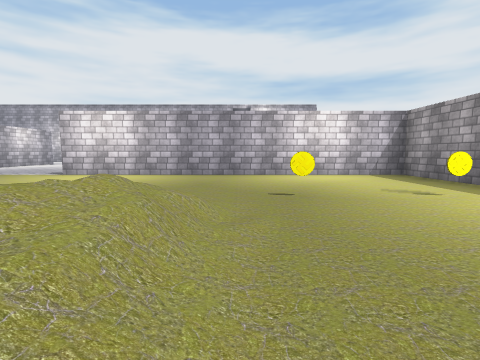
View 1 (above)

24 first-person views from a walk through a Unity game level. The camera is 1.2 m above the floor, tilts 6° down and sees 85° across. The floor is counted in squares, 2.06 m on a side. Each view is taken from the middle of a square. On the plan, view 1 faces up. The plan holds only what a view shows up to about 9 squares ahead; the rest is blank. The place goes on beyond the plan. The player is left out. Some animated figures are not drawn. Door leaves are left out, so doorways stand open. Some surface patterns are stand-ins.

View 2
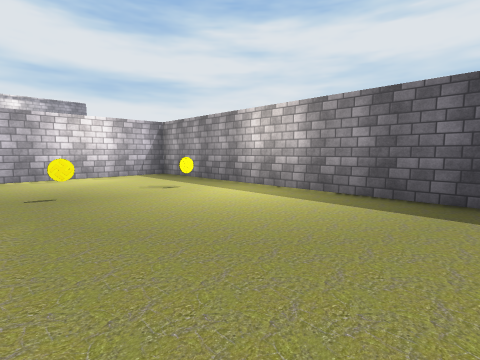

View 3
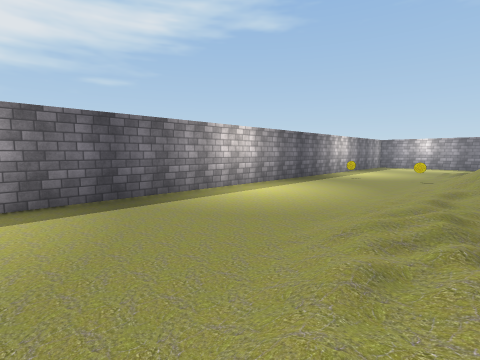

View 4
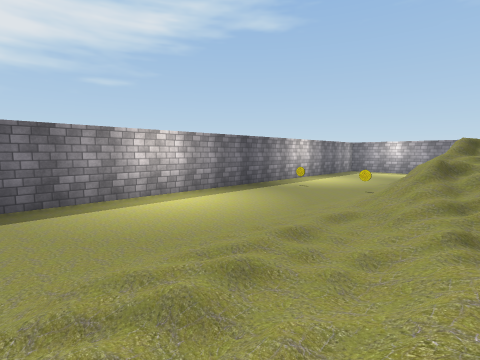

View 5
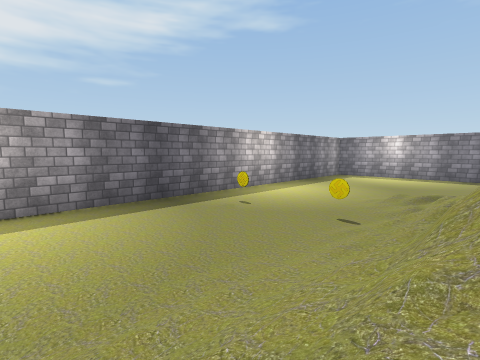

View 6
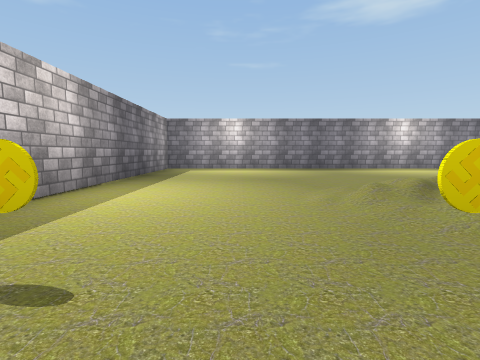

View 7
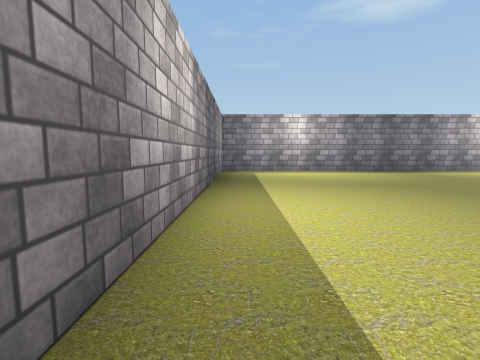

View 8
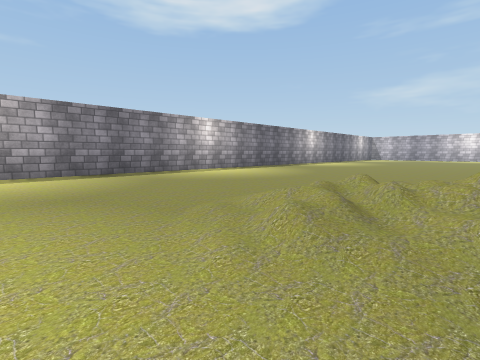

View 9
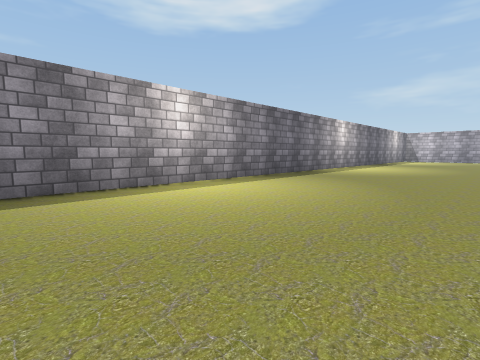

View 10
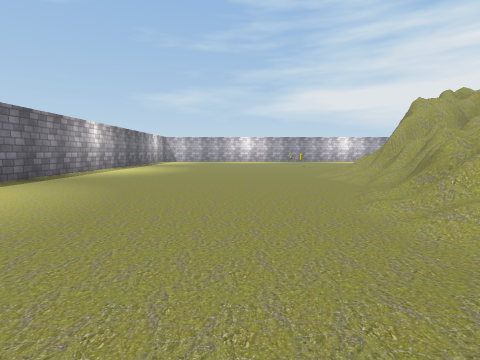

View 11
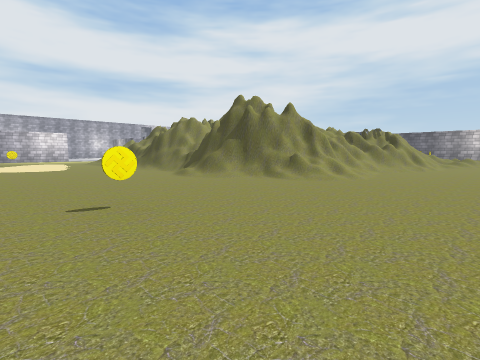

View 12
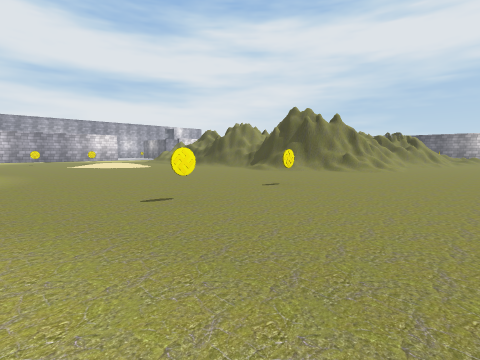

View 13
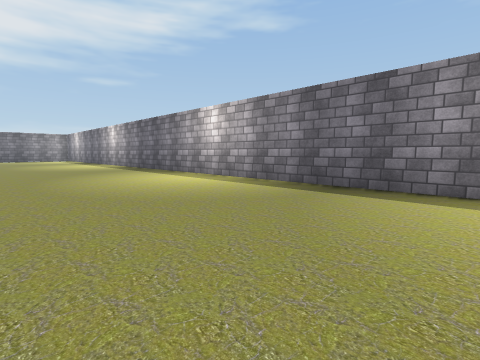

View 14
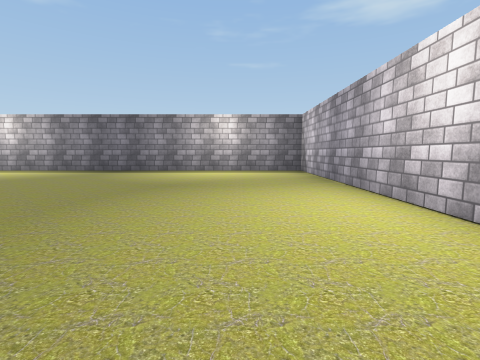

View 15
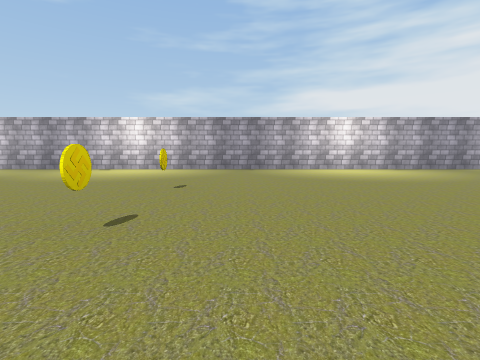

View 16
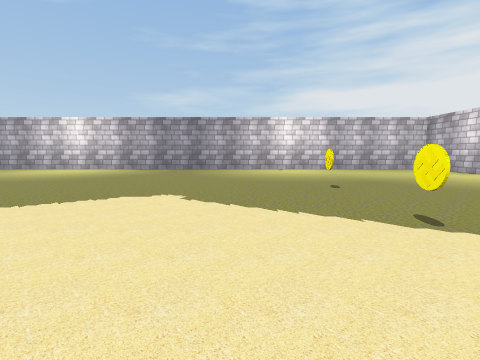

View 17
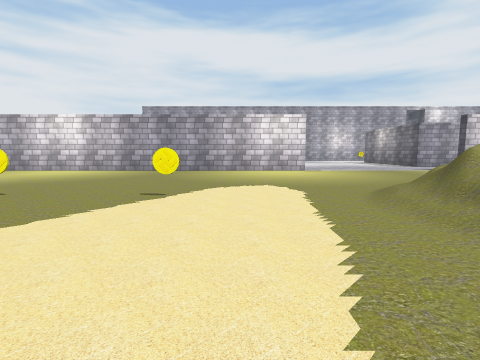

View 18
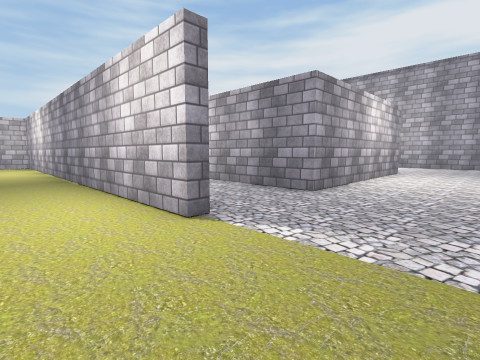

View 19
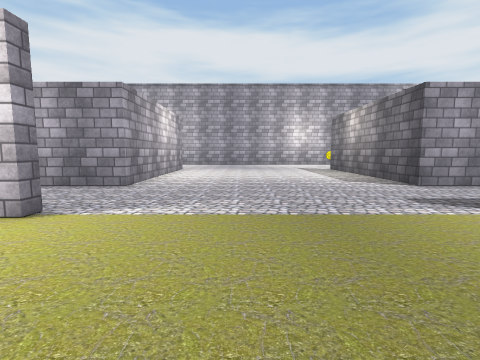

View 20
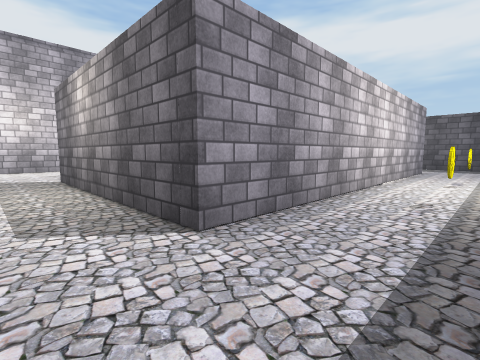

View 21
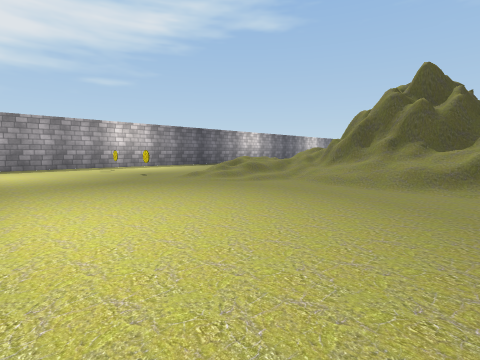

View 22
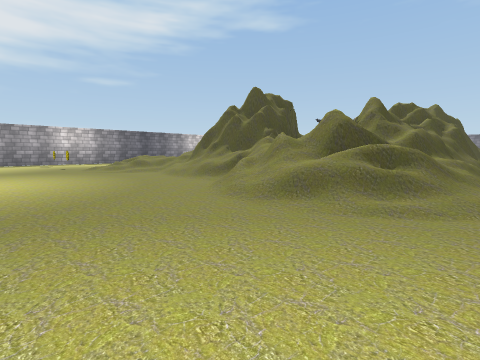

View 23
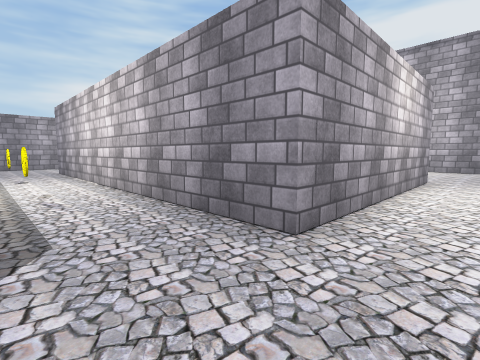

View 24
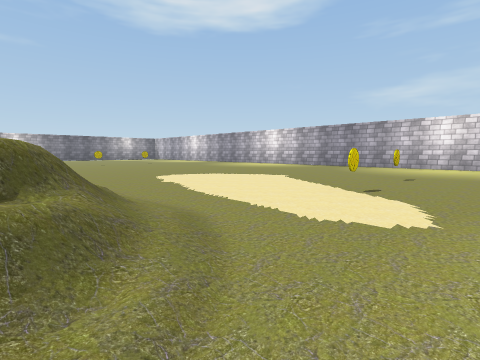

### Floor plan
Key: @ floor where view 1 was taken; # wall or solid block; x gap in a wall; . floor; / step, stairs or slope; = window, fence, low wall or low ledge; O other object.
Columns run from 20 left of view 1 to 5 right of it. Each row starts with its distance up from view 1.
 14           x....x
 13           #....#
 12           #....#
 11           #....#
 10 #..########....######## .#
  9 #........................#
  8 ###########....###########
  7 #........................#
  6 #........................#
  5 #........................#
  4 #....................O.O.#
  3 #........./////...///....#
  2 #....O.O../#=////////....#
  1 #........./## ###=///....#
  0 #........./##  ### /@....#
 -1 #........./#      ///....#
 -2 #........./#      ///....#
 -3 #........./#      ///....#
 -4 #........./#       //....#
 -5 #........./#      ///....#
 -6 #........./#      ///....#
 -7 #........./##     ##/....#
 -8 #..........#####  # /....#
 -9 #....O.O.../=#/#=   /O.O.#
-10 #.........../../=/ //....#
-11 #.................////...#
-12 #..................//....#
-13 #........................#
-14 #........................#
-15 #........................#
-16 #........................#
-17 #........................#
-18 ##########################

Positions as (right, up) in squares from view 1, and headings:
1: (0, 0), facing up
2: (0, -1), facing up-right
3: (-1, 1), facing down-right
4: (-2, -1), facing down-right
5: (-1, -5), facing down-right
6: (2, -8), facing down
7: (4, -9), facing down
8: (2, -10), facing down-left
9: (-1, -13), facing down-left
10: (-1, -12), facing left
11: (-14, -12), facing up-right
12: (-17, -12), facing up-right
13: (-16, -13), facing down-right
14: (-18, -9), facing down
15: (-11, -8), facing left
16: (-11, 1), facing left
17: (-12, -1), facing up
18: (-8, 6), facing up-left
19: (-8, 5), facing up
20: (-6, 8), facing up-right
21: (-6, 7), facing down-right
22: (-10, 6), facing down-right
23: (-9, 8), facing up-left
24: (-9, 4), facing down-left
